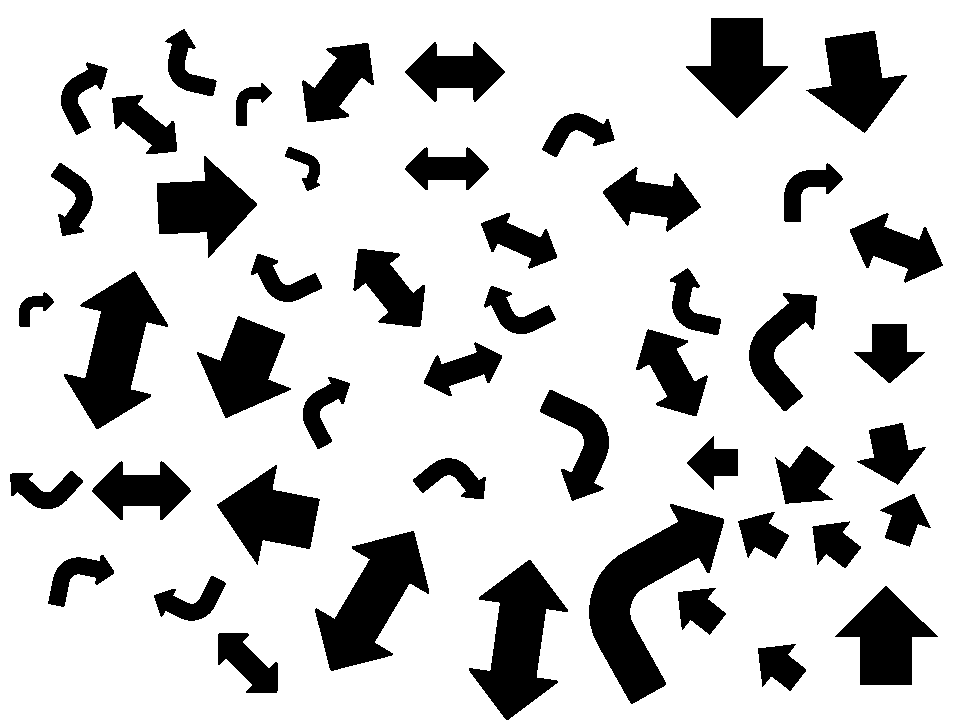
%> input picture flechastest.bmp, 967 x 725 px
$ octave --eval "result = clasifica69(imread('flechastest.bmp'));"   (GNU Octave 9; MATLAB toolbox functions it lacks are replaced by stand-ins)
%> lines starting %> are read from the running program, lines starting %| are printed output that depends on the picture; in (x1, y1, x2, y2) boxes, pixels count from 0 and x2, y2 are one past the last pixel; in counts of white or black regions, pixels touching at a corner belong together; the program's own positions count from 1
function d = clasifica69( I )
%UNTITLED3 Summary of this function goes here
%   Detailed explanation goes here

figure(1)
clf


bw2=bwperim(~I);    %Detectar Perimetro
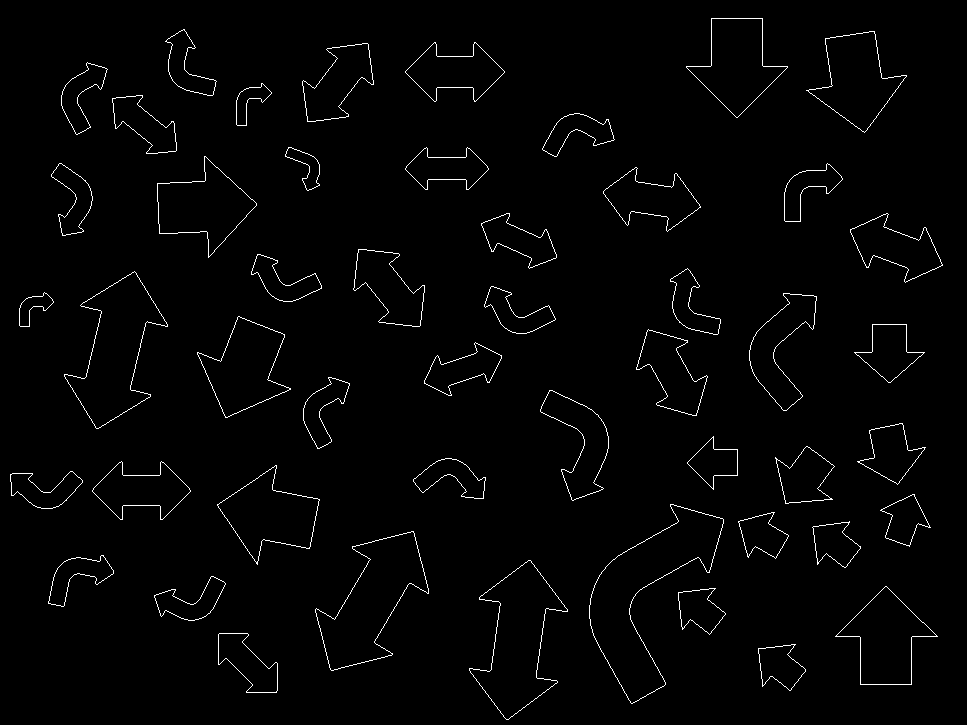
%> bw2: size 725x967 logical; 1.6% white in thin lines or dots

bw3=imfill(bw2,'holes');%Rellenar contenido de Perimetro
%> bw3: size 725x967 logical; 19.9% white; 49 white regions, largest, box (x1, y1, x2, y2) and area: (589, 504, 724, 704) 10192, (315, 531, 429, 671) 7668, (64, 271, 168, 429) 7667

bw2=bwperim(bw3);    %Detectar Perimetro
bw3=imfill(bw2,'holes');

bw4= imdilate(bw3,ones(3,3));
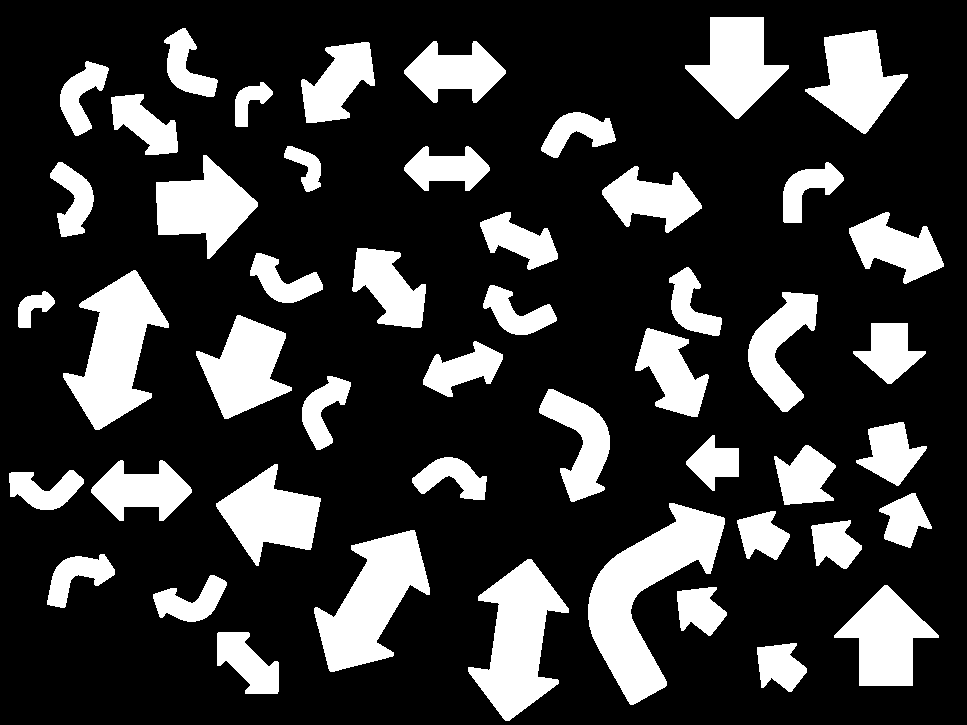
%> bw4: size 725x967 logical; 22.2% white; 49 white regions, largest, box (x1, y1, x2, y2) and area: (588, 503, 725, 705) 10984, (63, 270, 169, 430) 8294, (314, 530, 430, 672) 8292
bw4= imdilate(bw4,ones(5,5));
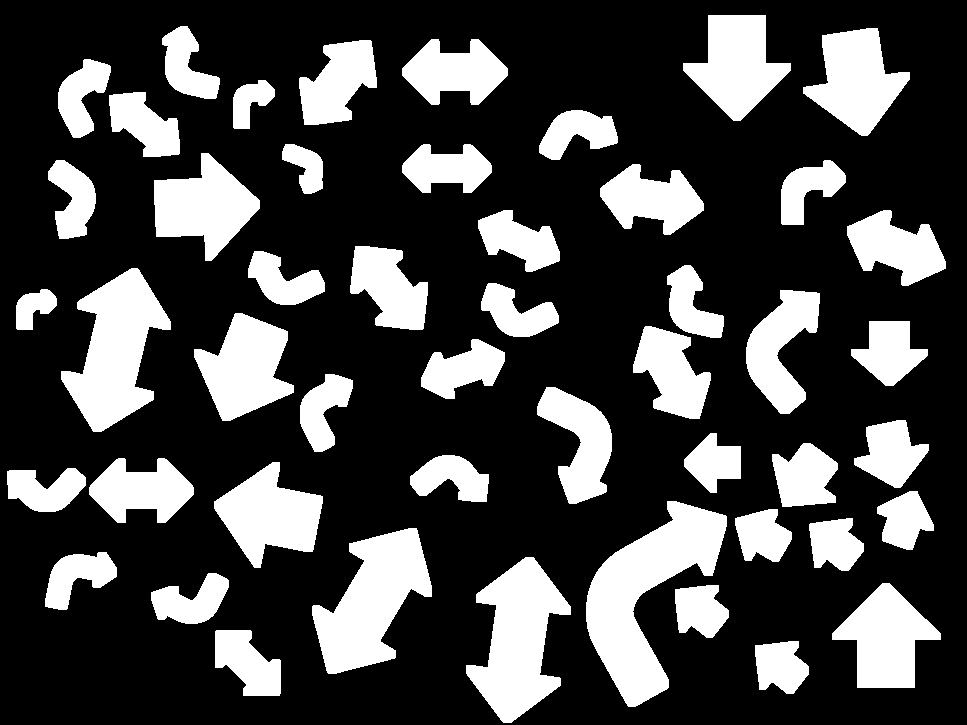
%> bw4: size 725x967 logical; 27.1% white; 49 white regions, largest, box (x1, y1, x2, y2) and area: (586, 501, 727, 707) 12582, (61, 268, 171, 432) 9564, (312, 528, 432, 674) 9543

[L,n] = bwlabel(bw4,4);
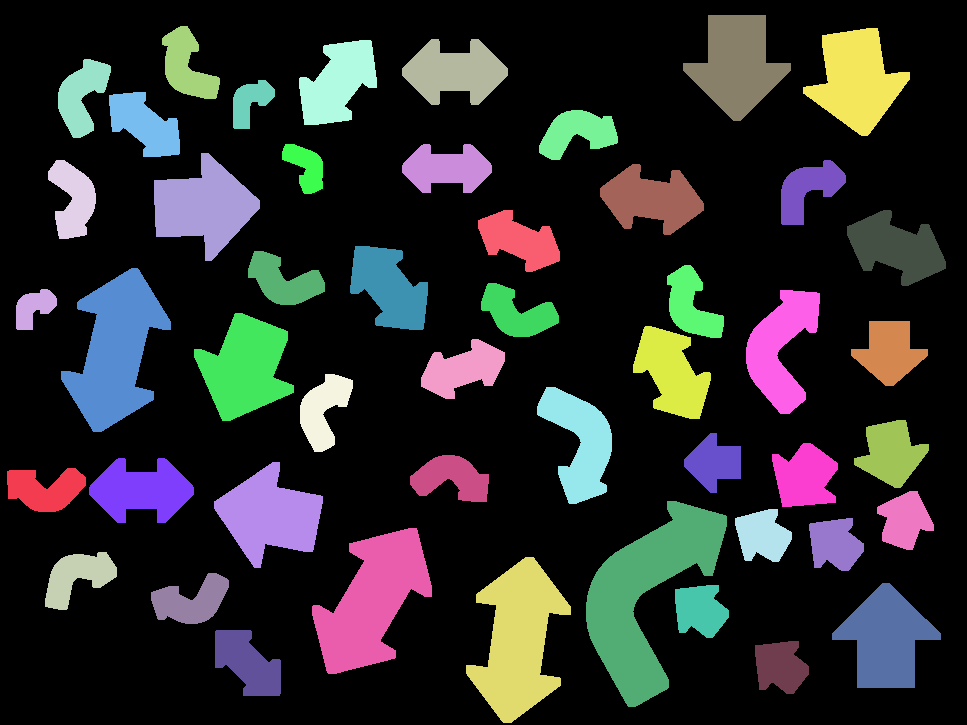
%> L: size 725x967 double; 50 distinct labels, from 0 to 49; one colour per label, 0 black
%> n = 49
d = zeros(n,1);
for i=1:n
   R = L==i;
  figure(2)
 imshow(R);
title('9) nueve 6) seis');
%> (the run ends here)
